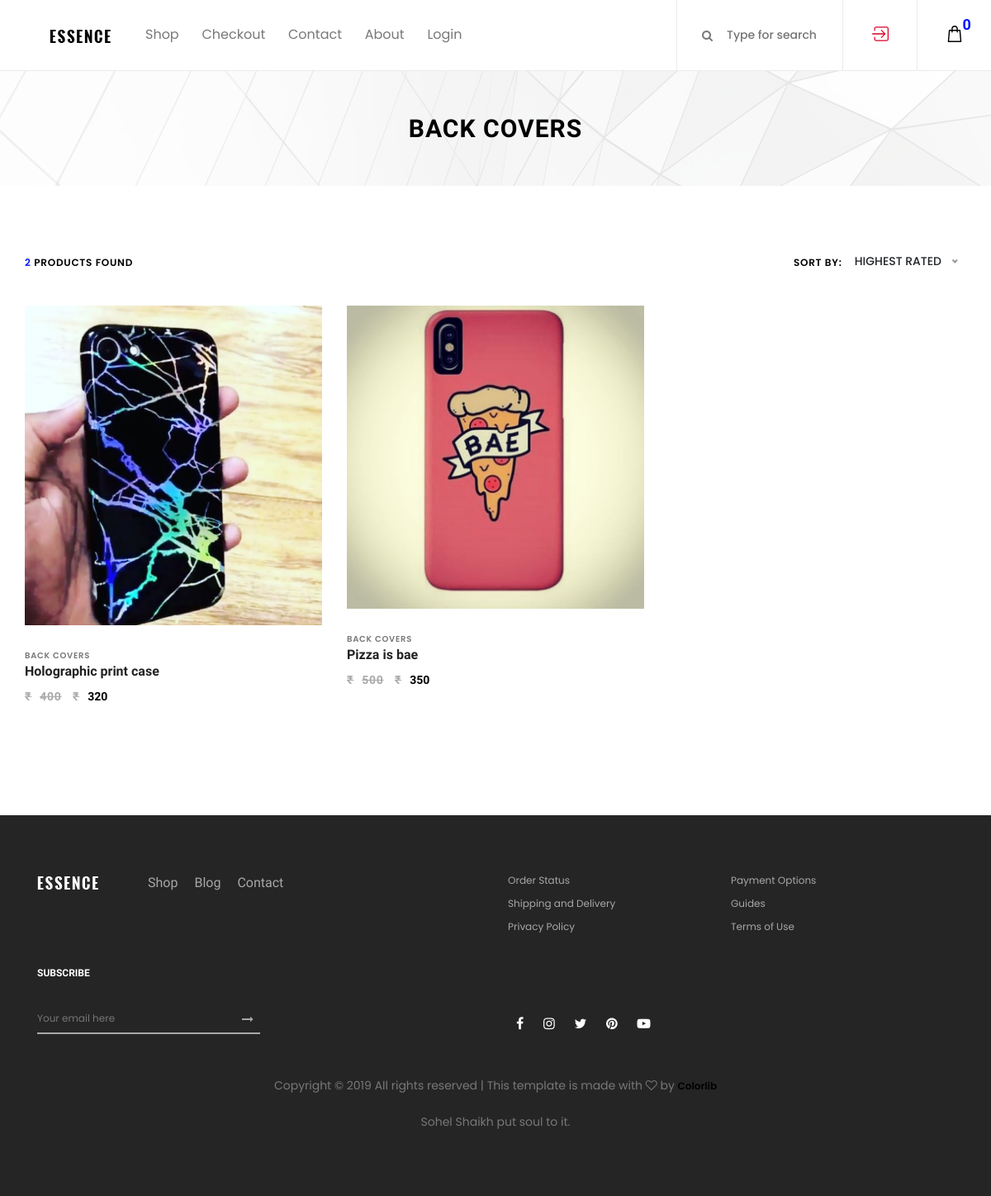
The page /products/category/1 on the database its author committed.
### products/models.py (models this page shows, shortened)
class Category(models.Model):
    category = models.CharField(max_length=100, unique=True)
    photo_main_1 = models.ImageField(upload_to='photos/%Y/%m/%d/', blank=True)
    has_img = models.BooleanField(default=False)
    class Meta:
        verbose_name_plural = "categories"
    def __str__(self):
        return self.category

class Product(models.Model):
    category = models.ForeignKey(Category, on_delete=models.DO_NOTHING)
    title = models.CharField(max_length=200)
    product_code = models.CharField(max_length=20)
    description = models.TextField(blank=True)
    tags = models.TextField(blank=True)
    feature_1 = models.CharField(max_length=400, blank=True)
    feature_2 = models.CharField(max_length=400, blank=True)
    feature_3 = models.CharField(max_length=400, blank=True)
    MRP = models.IntegerField()
    actual_price = models.IntegerField()
    delivery_charge = models.IntegerField()
    Warranty_info = models.CharField(max_length=200)
    photo_main_1 = models.ImageField(upload_to='photos/%Y/%m/%d/')
    photo_main_2 = models.ImageField(upload_to='photos/%Y/%m/%d/')
    photo_one = models.ImageField(upload_to='photos/%Y/%m/%d/', blank=True)
    photo_2 = models.ImageField(upload_to='photos/%Y/%m/%d/', blank=True)
    photo_3 = models.ImageField(upload_to='photos/%Y/%m/%d/', blank=True)
    photo_4 = models.ImageField(upload_to='photos/%Y/%m/%d/', blank=True)
    is_published = models.BooleanField(default=True)
    list_date = models.DateTimeField(default=datetime.now, blank=True)

### products/views.py (the view)
# urls.py: path('category/<int:category_id>', views.cat_wise, name='cat_wise'),
def cat_wise(request, category_id):
    cat = get_object_or_404(Category, pk=category_id)
    products = Product.objects.order_by('-list_date').filter(category=category_id)
    count = products.count()
    context = {
        'cat' : cat,
        'products' : products,
        'len' : count
    }
    return render(request, 'products/cat_wise.html', context)

### accounts/context_processors.py (called while the page is built, shortened)
def cart_processor(request):
    act_user_ac = active_user()
    act_user_pr = active_user_ajax()
    if(act_user_ac != 0):
        cart_item = Cart.objects.filter(user_id=act_user_ac)
        count = cart_item.count()
        print('-'*50)
        print(count)
        print('ac gave this {}'.format(act_user_ac))
        print(cart_item)
        print('-'*50)
        context = {
            'cart_item': cart_item,
            'len_cart': count,
        }
        return context
    else:
        cart_item = Cart.objects.filter(user_id=act_user_pr)
        count = cart_item.count()
        print('-'*50)
        print(count)
        print('pr gave this {}'.format(act_user_pr))
        print(cart_item)
        print('-'*50)
        context = {
            'cart_item': cart_item,
            'len_cart': count,
        }
        return context

### accounts/views.py (called while the page is built)
def active_user():
    global active_ac
    return active_ac

### products/views.py (called while the page is built)
def active_user_ajax():
    global active_pr
    return active_pr

### templates/products/cat_wise.html (shortened to what this page needs)
{% extends 'base.html' %}
{% load static %}
{% load humanize %}
{% block content %}
    <div class="breadcumb_area bg-img" style="background-image: url({% static 'img/bg-img/breadcumb.jpg' %});">
        <div class="container h-100">
            <div class="row h-100 align-items-center">
                <div class="col-12">
                    <div class="page-title text-center">
                        <h2>{{cat.category}}</h2>
                    </div>
                </div>
            </div>
        </div>
    </div>
    <section class="shop_grid_area section-padding-80">
        <div class="container">
            <div class="row">
                <div class="col-12 col-md-4 col-lg-3">
                </div>
                <div class="align-items-center">
                    <div class="shop_grid_product_area">
                        <div class="row">
                            <div class="col-12">
                                <div class="product-topbar d-flex align-items-center justify-content-between">
                                    <div class="total-products">
                                        <p><span>{{len}}</span> products found</p>
                                    </div>
                                    {% if products %}
                                        <div class="product-sorting d-flex">
                                        <p>Sort by:</p>
                                        <form action="#" method="get">
                                        </form>
                                    </div>
                                    {% endif %}
                                </div>
                            </div>
                        </div>
                        <div class="row">
                            {% if products %}
                                {% for p in products %}
                                    <div class="col-12 col-sm-6 col-lg-4">
                                        <div class="single-product-wrapper">
                                            <div class="product-img">
                                                <img src="{{ p.photo_main_1.url }}" alt="">
                                            </div>
                                            <div class="product-description">
                                                <span>{{ p.category }}</span>
                                                <a href="{% url 'product' p.id %}">
                                                    <h6>{{ p.title }}</h6>
                                                </a>
                                                <p class="product-price"><span class="old-price"><span>&#8377;</span>{{ p.MRP | intcomma }}</span>
                                                     <span>&#8377;</span>{{ p.actual_price | intcomma }}</p>
                                            </div>
                                        </div>
                                    </div>
                                {% endfor %}
                            {% else %}
                                <div class="col-md-12">
                                    <p>
                                        No products available :(
                                    </p>
                                </div>
                            {% endif %}
                        </div>
                    </div>
                </div>
            </div>
        </div>
    </section>
{% endblock %}

### ghost/static/css/core-style.css (style rules this page uses)
* { margin: 0; padding: 0; }
body { font-family: "Poppins", sans-serif; font-size: 14px; background-color: #ffffff; margin-top: 85px; }
h1, h2, h3, h4, h5, h6 { color: #000000; line-height: 1.3; font-weight: 700; font-family: "Ubuntu", sans-serif; }
p { color: #787878; font-size: 14px; line-height: 2; font-weight: 400; }
a { -webkit-transition: all 500ms ease 0s; transition: all 500ms ease 0s; text-decoration: none; outline: 0 solid transparent; color: #000000; font-weight: 600; font-size: 12px; }
img { height: auto; max-width: 100%; }
.section-padding-80 { padding-top: 80px; padding-bottom: 80px; }
.bg-img { background-position: center center; background-size: cover; background-repeat: no-repeat; }
.single-product-wrapper { position: relative; z-index: 1; margin-bottom: 50px; overflow: hidden; background-color: #ffffff; }
.single-product-wrapper .product-img { position: relative; z-index: 1; overflow: hidden; }
.single-product-wrapper .product-img img { width: 100%; -webkit-transition-duration: 500ms; transition-duration: 500ms; }
.single-product-wrapper .product-description { position: relative; z-index: 1; padding-top: 25px; }
.single-product-wrapper .product-description span { font-size: 10px; text-transform: uppercase; color: #787878; margin-bottom: 15px; letter-spacing: 0.75px; font-weight: 600; }
.single-product-wrapper .product-description h6 { color: #222222; margin-bottom: 5px; }
.single-product-wrapper .product-description p { margin-bottom: 0; font-size: 14px; font-family: "Ubuntu", sans-serif; font-weight: 700; color: #000000; }
.single-product-wrapper .product-description p span { font-size: 14px; font-family: "Ubuntu", sans-serif; font-weight: 700; color: #aaaaaa; margin-right: 10px; text-decoration: line-through; }
.breadcumb_area { position: relative; z-index: 1; width: 100%; height: 140px; }
.breadcumb_area:after { background-color: rgba(255, 255, 255, 0.9); position: absolute; width: 100%; height: 100%; left: 0; top: 0; z-index: -5; content: ''; }
.breadcumb_area .page-title h2 { font-size: 30px; text-transform: uppercase; font-weight: 700; font-family: "Ubuntu", sans-serif; letter-spacing: 1px; margin-bottom: 0; }
.product-topbar { position: relative; z-index: 100; margin-bottom: 40px; }
.product-topbar .total-products p { margin-bottom: 0; font-size: 12px; font-weight: 600; color: #000000; text-transform: uppercase; letter-spacing: 0.75px; }
.product-topbar .total-products p span { color: #0315ff; }
.product-topbar .product-sorting p { margin-bottom: 0; font-size: 12px; font-weight: 600; color: #000000; text-transform: uppercase; letter-spacing: 0.75px; margin-right: 15px; }

### rows shown on the page
Category: category "BACK COVERS"
Product: photo_main_1 (picture), category "BACK COVERS", title "Holographic print case", MRP "400", actual_price "320"
Product: photo_main_1 (picture), category "BACK COVERS", title "Pizza is bae", MRP "500", actual_price "350"

### other values the page prints
{{ len_cart }} "0"
{{ len }} "2"
